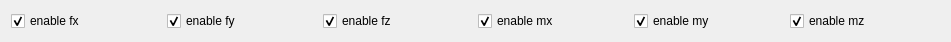
     <widget class="QWidget" name="horizontalLayoutWidget_40">
      <property name="geometry">
       <rect>
        <x>10</x>
        <y>360</y>
        <width>951</width>
        <height>31</height>
       </rect>
      </property>
      <layout class="QHBoxLayout" name="horizontalLayout_40">
       <item>
        <widget class="QCheckBox" name="checkbox_enable_fx">
         <property name="text">
          <string>enable fx</string>
         </property>
         <property name="checked">
          <bool>true</bool>
         </property>
        </widget>
       </item>
       <item>
        <widget class="QCheckBox" name="checkbox_enable_fy">
         <property name="text">
          <string>enable fy</string>
         </property>
         <property name="checked">
          <bool>true</bool>
         </property>
        </widget>
       </item>
       <item>
        <widget class="QCheckBox" name="checkbox_enable_fz">
         <property name="text">
          <string>enable fz</string>
         </property>
         <property name="checked">
          <bool>true</bool>
         </property>
        </widget>
       </item>
       <item>
        <widget class="QCheckBox" name="checkbox_enable_mx">
         <property name="text">
          <string>enable mx</string>
         </property>
         <property name="checked">
          <bool>true</bool>
         </property>
        </widget>
       </item>
       <item>
        <widget class="QCheckBox" name="checkbox_enable_my">
         <property name="text">
          <string>enable my</string>
         </property>
         <property name="checked">
          <bool>true</bool>
         </property>
        </widget>
       </item>
       <item>
        <widget class="QCheckBox" name="checkbox_enable_mz">
         <property name="text">
          <string>enable mz</string>
         </property>
         <property name="checked">
          <bool>true</bool>
         </property>
        </widget>
       </item>
      </layout>
     </widget>
